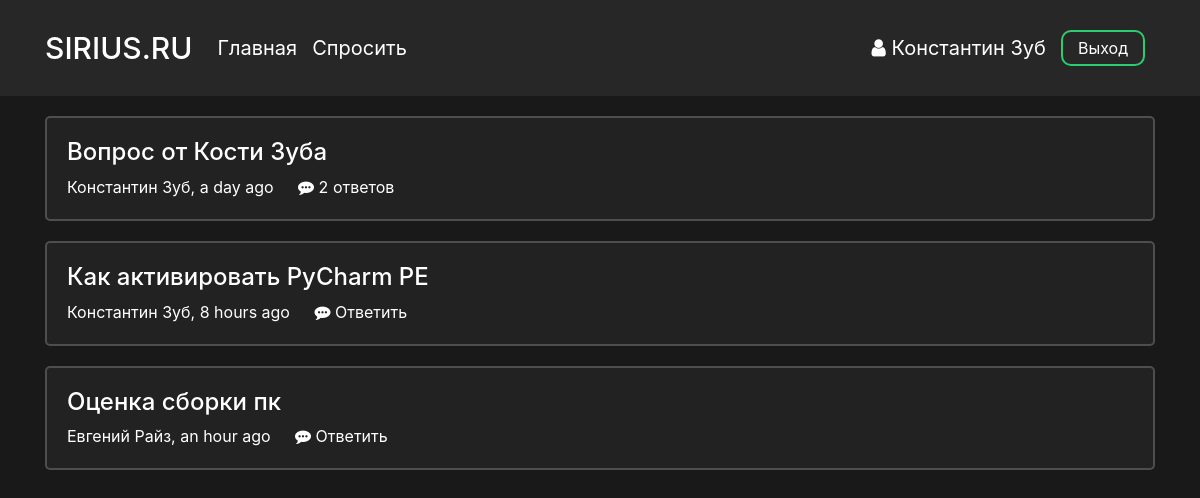
Screenshot of /main (signed in) with the database file from the repository.
### data/users.py (models this page shows, shortened)
class User(SqlAlchemyBase, UserMixin):
    __tablename__ = 'users'
    id = sqlalchemy.Column(sqlalchemy.Integer,
                           primary_key=True, autoincrement=True)
    surname = sqlalchemy.Column(sqlalchemy.String, nullable=True)
    name = sqlalchemy.Column(sqlalchemy.String, nullable=True)
    image_file = sqlalchemy.Column(sqlalchemy.String, nullable=False, default='default.jpg')
    age = sqlalchemy.Column(sqlalchemy.Integer, nullable=True)
    country = sqlalchemy.Column(sqlalchemy.String, nullable=True)
    city = sqlalchemy.Column(sqlalchemy.String, nullable=True)
    email = sqlalchemy.Column(sqlalchemy.String,
                              index=True, unique=True, nullable=True)
    hashed_password = sqlalchemy.Column(sqlalchemy.String, nullable=True)
    registration_date = sqlalchemy.Column(sqlalchemy.DateTime,
                                      default=datetime.datetime.utcnow)

### data/questions.py (models this page shows)
class Question(SqlAlchemyBase):
    __tablename__ = 'questions'
    id = sqlalchemy.Column(sqlalchemy.Integer,
                           primary_key=True, autoincrement=True)
    title = sqlalchemy.Column(sqlalchemy.String)
    text = sqlalchemy.Column(sqlalchemy.String)
    user_id = sqlalchemy.Column(sqlalchemy.Integer,
                                sqlalchemy.ForeignKey("users.id"))
    user = orm.relation('User')
    created_date = sqlalchemy.Column(sqlalchemy.DateTime,
                                      default=datetime.datetime.utcnow)
    def get_answers(self):
        from data import db_session
        db_sess = db_session.create_session()
        answers= db_sess.query(Answer).filter(Answer.question_id == self.id).all()
        return answers

### main.py (the view)
@app.route("/main", methods=["GET", "POST"])
def main_page():
    db_sess = db_session.create_session()
    questions = db_sess.query(Question).all()
    return render_template(
        "main.html",
        title="Ответы S1RIYS.RU",
        questions=questions,
    )

### data/db_session.py (called while the page is built)
def create_session() -> Session:
    global __factory
    return __factory()

### main.py (called while the page is built)
@manager.user_loader
def load_user(user_id):
    db_sess = db_session.create_session()
    user = db_sess.query(User).filter(User.id == user_id).first()
    return user

### templates/main.html
<head>
    <link rel="stylesheet" type="text/css" href="{{ url_for('static', filename='css/main.css')}}">
</head>
{% extends "base.html" %}
{% block content %}
    <div class="questions">
        {% if questions|length == 0 %}
            <p class="nothing-to-show">Пока что здесь ничего нет</p>
        {% else %}
            {% for item in questions%}
                <div class="col-md6 question_card">
                    <h4><a href="{{ url_for('question_page', question_id = item.id) }}">{{item.title}}</a></h4>
                    <p class="author">
                        <a href="{{ url_for('profile_page', profile_id = item.user.id) }}">{{item.user.name}} {{item.user.surname}}</a>,
                        {{ moment(item.created_date).fromNow(refresh=True) }}
                    </p>
                    <p class="answers">
                        {% set answer_count = item.get_answers()|length %}
                        {% if answer_count == 0 %}
                        <a href="{{ url_for('question_page', question_id = item.id) }}#text">
                            <i class="fa fa-commenting" aria-hidden="true"></i>
                            Ответить
                        </a>
                        {% else %}
                        <a href="{{ url_for('question_page', question_id = item.id) }}#text">
                            <i class="fa fa-commenting" aria-hidden="true"></i>
                            {{ item.get_answers()|length }} ответов
                        </a>
                        {% endif %}
                    </p>
                </div>
            {% endfor %}
        {% endif %}
    </div>
{% endblock %}

### templates/base.html (shortened to what this page needs)
<!doctype html>
<html lang="ru">
<head>
    <link rel="stylesheet"
          href="https://stackpath.bootstrapcdn.com/bootstrap/4.4.1/css/bootstrap.min.css"
>
    <link rel="stylesheet" type="text/css" href="{{ url_for('static', filename='css/base.css')}}">
    <link rel="stylesheet" href="https://maxcdn.bootstrapcdn.com/font-awesome/4.5.0/css/font-awesome.min.css">
</head>
<body>
    <header>
        <div class="container">
            <nav class="navbar header">
                <div class="nav_left">
                    <a class="navbar-brand nav_logo" href="{{ url_for('main_page') }}">SIRIUS.RU</a>
                    <a class="navbar-brand nav_item" href="{{ url_for('main_page') }}">Главная</a>
                    <a class="navbar-brand nav_item" href="{{ url_for('ask_question_page') }}">Спросить</a>
                </div>
                <div class="nav_right">
                    {% if current_user %}
                        {% if current_user.is_authenticated %}
                            <a class="profile nav_item" href="{{ url_for('profile_page', profile_id = current_user.id) }}">
                                <i class="fa fa-user" aria-hidden="true"></i> {{ current_user.name }} {{current_user.surname }}
                            </a>
                            <a class="nav_item nav_btn" href="{{ url_for('logout') }}">Выход</a>
                        {% else %}
                            <a class="nav_item nav_btn" href="{{ url_for('login') }}">Войти</a>
                            <a class="nav_item nav_btn" href="{{ url_for('reqister') }}">Зарегистрироваться</a>
                        {% endif %}
                    {% endif %}
                </div>
            </nav>
        </div>
    </header>
    <main role="main" class="container">
        {% block content %}{% endblock %}
    </main>
</body>
</html>

### static/css/main.css (style rules this page uses)
.question_card { margin-top: 20px; padding: 20px; background-color: #222; border: 2px solid rgba(255, 255, 255, 0.2); border-radius: 5px; }
.author { display: inline-block; margin-right: 20px; }
.answers { display: inline-block; }

### static/css/base.css (style rules this page uses)
html { color: #ffffff }
body { background-color: #191919 !important; color: #ffffff; overflow-y: scroll; }
a { color: #ffffff; }
p { margin: 0px; }
header { background-color: #272727; color: #ffffff; }
.header { display: flex; justify-content: space-between; vertical-align: middle; margin-bottom: 20px; padding: 10px 0; }
.nav_left, .nav_right { display: flex; flex-direction: row; flex-wrap: nowrap; justify-content: center; align-items: center; align-content: center; }
.nav_logo { font-size: 30px; font-weight: 500; margin-right: 25px }
.nav_item { display: inline-block; margin-right: 15px; transition: 0.15s; }
.profile { font-size: 20px; }
.nav_btn { border-radius: 10px; outline: none; border: 2px solid #2ecc71; background: none; display: block; margin: 20px auto; margin-right: 10px; padding: 4px 15px; text-align: center; color: white; transition: 0.25s; cursor: pointer; }

### rows the page displays
User: name "Константин", surname "Зуб"
Question: title "Вопрос от Кости Зуба", user.name "Константин", user.surname "Зуб", created_date "a day ago", get_answers|length "2"
Question: title "Как активировать PyCharm PE", user.name "Константин", user.surname "Зуб", created_date "8 hours ago"
Question: title "Оценка сборки пк", user.name "Евгений", user.surname "Райз", created_date "an hour ago"
